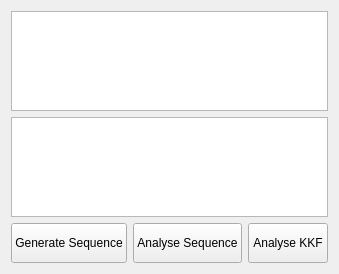
            <widget class="QWidget" name="tab_receiver_orthogonal">
             <attribute name="title">
              <string>Orthogonal DS/SS System</string>
             </attribute>
             <layout class="QGridLayout" name="gridLayout_23">
              <item row="2" column="0">
               <widget class="QPushButton" name="pushButton_receiver_orthogonal_generate_sequence">
                <property name="minimumSize">
                 <size>
                  <width>0</width>
                  <height>40</height>
                 </size>
                </property>
                <property name="text">
                 <string>Generate Sequence</string>
                </property>
               </widget>
              </item>
              <item row="2" column="1">
               <widget class="QPushButton" name="pushButton_receiver_orthogonal_analyse_sequence">
                <property name="minimumSize">
                 <size>
                  <width>0</width>
                  <height>40</height>
                 </size>
                </property>
                <property name="text">
                 <string>Analyse Sequence</string>
                </property>
               </widget>
              </item>
              <item row="2" column="2">
               <widget class="QPushButton" name="pushButton_receiver_orthogonal_analyse_kkf">
                <property name="minimumSize">
                 <size>
                  <width>0</width>
                  <height>40</height>
                 </size>
                </property>
                <property name="text">
                 <string>Analyse KKF</string>
                </property>
               </widget>
              </item>
              <item row="0" column="0" colspan="3">
               <widget class="QListWidget" name="listWidget_receiver_orthogonal_1">
                <property name="sizePolicy">
                 <sizepolicy hsizetype="Expanding" vsizetype="Ignored">
                  <horstretch>0</horstretch>
                  <verstretch>0</verstretch>
                 </sizepolicy>
                </property>
                <property name="minimumSize">
                 <size>
                  <width>0</width>
                  <height>100</height>
                 </size>
                </property>
               </widget>
              </item>
              <item row="1" column="0" colspan="3">
               <widget class="QListWidget" name="listWidget_receiver_orthogonal_2">
                <property name="sizePolicy">
                 <sizepolicy hsizetype="Expanding" vsizetype="Ignored">
                  <horstretch>0</horstretch>
                  <verstretch>0</verstretch>
                 </sizepolicy>
                </property>
                <property name="minimumSize">
                 <size>
                  <width>0</width>
                  <height>100</height>
                 </size>
                </property>
               </widget>
              </item>
             </layout>
            </widget>
